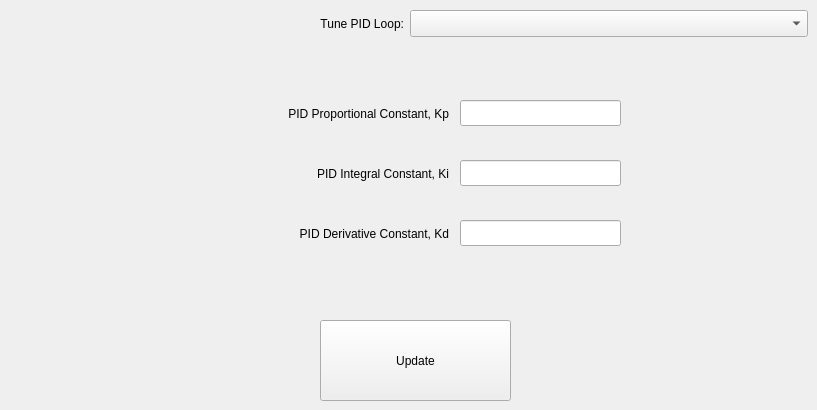
        <widget class="QWidget" name="pidTab">
         <attribute name="title">
          <string>PID Stuff</string>
         </attribute>
         <widget class="QLabel" name="label_33">
          <property name="geometry">
           <rect>
            <x>5</x>
            <y>10</y>
            <width>399</width>
            <height>27</height>
           </rect>
          </property>
          <property name="text">
           <string>Tune PID Loop:</string>
          </property>
          <property name="alignment">
           <set>Qt::AlignRight|Qt::AlignTrailing|Qt::AlignVCenter</set>
          </property>
         </widget>
         <widget class="QComboBox" name="pidLoop">
          <property name="geometry">
           <rect>
            <x>410</x>
            <y>10</y>
            <width>398</width>
            <height>27</height>
           </rect>
          </property>
         </widget>
         <widget class="QLineEdit" name="pidKp">
          <property name="geometry">
           <rect>
            <x>460</x>
            <y>100</y>
            <width>161</width>
            <height>26</height>
           </rect>
          </property>
         </widget>
         <widget class="QLineEdit" name="pidKi">
          <property name="geometry">
           <rect>
            <x>460</x>
            <y>160</y>
            <width>161</width>
            <height>26</height>
           </rect>
          </property>
         </widget>
         <widget class="QLineEdit" name="pidKd">
          <property name="geometry">
           <rect>
            <x>460</x>
            <y>220</y>
            <width>161</width>
            <height>26</height>
           </rect>
          </property>
         </widget>
         <widget class="QLabel" name="label_34">
          <property name="geometry">
           <rect>
            <x>50</x>
            <y>100</y>
            <width>399</width>
            <height>27</height>
           </rect>
          </property>
          <property name="text">
           <string>PID Proportional Constant, Kp</string>
          </property>
          <property name="alignment">
           <set>Qt::AlignRight|Qt::AlignTrailing|Qt::AlignVCenter</set>
          </property>
         </widget>
         <widget class="QLabel" name="label_35">
          <property name="geometry">
           <rect>
            <x>50</x>
            <y>160</y>
            <width>399</width>
            <height>27</height>
           </rect>
          </property>
          <property name="text">
           <string>PID Integral Constant, Ki</string>
          </property>
          <property name="alignment">
           <set>Qt::AlignRight|Qt::AlignTrailing|Qt::AlignVCenter</set>
          </property>
         </widget>
         <widget class="QLabel" name="label_36">
          <property name="geometry">
           <rect>
            <x>50</x>
            <y>220</y>
            <width>399</width>
            <height>27</height>
           </rect>
          </property>
          <property name="text">
           <string>PID Derivative Constant, Kd</string>
          </property>
          <property name="alignment">
           <set>Qt::AlignRight|Qt::AlignTrailing|Qt::AlignVCenter</set>
          </property>
         </widget>
         <widget class="QPushButton" name="pidUpdate">
          <property name="geometry">
           <rect>
            <x>320</x>
            <y>320</y>
            <width>191</width>
            <height>81</height>
           </rect>
          </property>
          <property name="text">
           <string>Update</string>
          </property>
         </widget>
        </widget>
